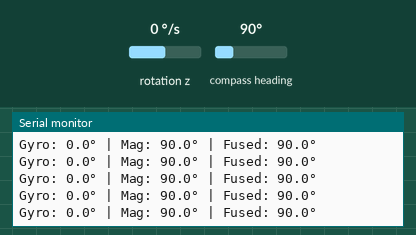
This sketch was run on a simulated Arduino Uno, built with avr-gcc and run on an emulated ATmega328P. Parts: the last lines printed to the serial monitor. Wiring (inferred from the names in the program): HMC5883L compass at I2C address 0x1E; MPU-6050 motion sensor at I2C address 0x68. Inputs (shaded band) come from the test bench; at power-on: rotation z 0 °/s, compass heading 90°.

Above: at 2.4 s.
2.5 s: rotation z set to -192 °/s
At 2.77 s:
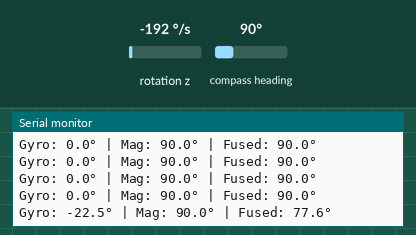
4.0 s: compass heading set to 7°
At 4.18 s:
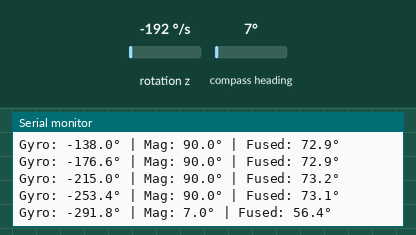
5.5 s: rotation z set to -100 °/s
At 5.58 s:
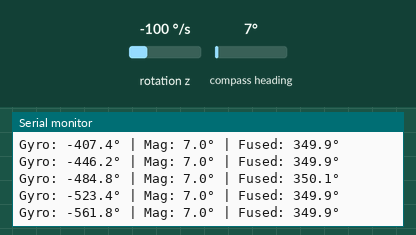
Timing chart, 0 to 8.5 s (numbered marks = the images above; inputs shaded):
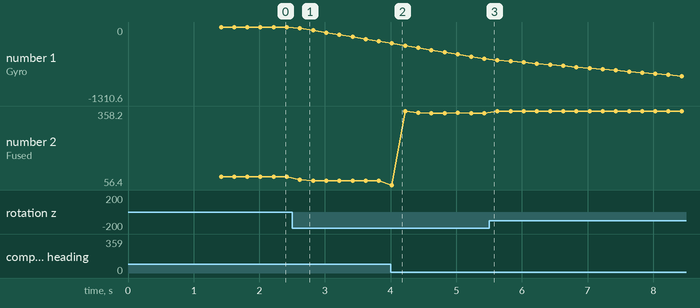

Measured:
- after the input at 2.5 s, the serial monitor: prints a new line after 0.12 s (image 1)
- after the input at 4.0 s, the serial monitor: prints a new line at once (image 2)
- plotted number 1: 0 → -253.4 after the input at 2.5 s, -253.4 → -561.8 after the input at 4.0 s, -561.8 → -1310.6 after the input at 5.5 s
- plotted number 2: 90 → 73.1 after the input at 2.5 s, 73.1 → 349.9 after the input at 4.0 s, 349.9 → 358.1 after the input at 5.5 s

The sketch:

phase6_yaw_fusion.ino
```cpp
/*
 * Phase 6 — HMC5883L Magnetometer + Yaw Fusion
 *
 * Fuses gyroscope yaw (short-term) with magnetometer heading (long-term)
 * using a complementary filter.
 *
 * Connections (shared I2C bus):
 * - MPU-6050 SDA/SCL → A4/A5 | AD0 → GND (addr 0x68)
 * - HMC5883L SDA/SCL → A4/A5 (addr 0x1E)
 */

#include <Wire.h>

// ============================================================================
// I2C ADDRESSES & REGISTERS
// ============================================================================
const uint8_t MPU_ADDR     = 0x68;
const uint8_t HMC_ADDR     = 0x1E;

// MPU
const uint8_t MPU_PWR      = 0x6B;
const uint8_t GYRO_ZOUT_H  = 0x47;

// HMC5883L
const uint8_t HMC_CONFIG_A = 0x00;
const uint8_t HMC_MODE     = 0x02;
const uint8_t HMC_XOUT_H   = 0x03;

// ============================================================================
// COMPLEMENTARY FILTER COEFFICIENT
// ============================================================================
// Higher alpha = trust gyro more (less magnetic noise, more drift)
// Lower alpha  = trust magnetometer more (less drift, more noise)
const float ALPHA = 0.98;

// ============================================================================
// SCALE
// ============================================================================
const float GYRO_SCALE = 131.0;  // LSB/(°/s) at ±250°/s

// ============================================================================
// MAGNETOMETER CALIBRATION (measure and adjust these)
// ============================================================================
float magOffsetX = 0;
float magOffsetY = 0;

// ============================================================================
// STATE
// ============================================================================
float gzOffset  = 0;   // gyro Z zero-rate bias (calibrated in setup)
float yawFused  = 0;
float yawGyro   = 0;

unsigned long lastUpdateTime = 0;
unsigned long lastReportTime = 0;
const unsigned long REPORT_INTERVAL = 200;

// ============================================================================
// MPU — read gyro Z only
// ============================================================================
float readGyroZ() {
  Wire.beginTransmission(MPU_ADDR);
  Wire.write(GYRO_ZOUT_H);
  Wire.endTransmission(false);
  Wire.requestFrom(MPU_ADDR, (uint8_t)2);
  int16_t raw = Wire.read() << 8 | Wire.read();
  return raw / GYRO_SCALE - gzOffset;
}

// ============================================================================
// GYRO Z CALIBRATION — measures zero-rate bias while robot is still
// ============================================================================
void calibrateGyroZ() {
  Serial.println(F("Calibrating gyro Z — keep robot still..."));
  const int SAMPLES = 200;
  float sum = 0;
  unsigned long t = millis();
  for (int i = 0; i < SAMPLES; i++) {
    Wire.beginTransmission(MPU_ADDR);
    Wire.write(GYRO_ZOUT_H);
    Wire.endTransmission(false);
    Wire.requestFrom(MPU_ADDR, (uint8_t)2);
    int16_t raw = Wire.read() << 8 | Wire.read();
    sum += raw / GYRO_SCALE;
    while (millis() - t < 5) { ; }  // 5ms between samples (~1s total)
    t = millis();
  }
  gzOffset = sum / SAMPLES;
  Serial.print(F("Gyro Z offset: "));
  Serial.print(gzOffset, 3);
  Serial.println(F(" deg/s"));
}

// ============================================================================
// HMC5883L — read heading
// ============================================================================
float readMagHeading() {
  Wire.beginTransmission(HMC_ADDR);
  Wire.write(HMC_XOUT_H);
  Wire.endTransmission(false);
  Wire.requestFrom(HMC_ADDR, (uint8_t)6);

  int16_t mx = Wire.read() << 8 | Wire.read();
  int16_t mz = Wire.read() << 8 | Wire.read();  // Z comes before Y in HMC5883L
  int16_t my = Wire.read() << 8 | Wire.read();

  float fx = mx - magOffsetX;
  float fy = my - magOffsetY;

  float heading = atan2(fy, fx) * 180.0 / PI;
  if (heading < 0) heading += 360.0;
  return heading;
}

// ============================================================================
// SETUP SENSORS
// ============================================================================
void initMPU() {
  Wire.beginTransmission(MPU_ADDR);
  Wire.write(0x6B); Wire.write(0x00);  // wake up
  Wire.endTransmission();
}

void initHMC() {
  Wire.beginTransmission(HMC_ADDR);
  Wire.write(HMC_CONFIG_A); Wire.write(0x70);  // 8 samples avg, 15Hz
  Wire.endTransmission();

  Wire.beginTransmission(HMC_ADDR);
  Wire.write(0x01); Wire.write(0x20);  // gain = ±1.3Ga
  Wire.endTransmission();

  Wire.beginTransmission(HMC_ADDR);
  Wire.write(HMC_MODE); Wire.write(0x00);  // continuous mode
  Wire.endTransmission();
}

// ============================================================================
// SETUP
// ============================================================================
void setup() {
  Serial.begin(115200);
  while (!Serial) { ; }

  Serial.println(F("\n====================================="));
  Serial.println(F("Phase 6 — Yaw Fusion"));
  Serial.println(F("=====================================\n"));

  Wire.begin();
  initMPU();
  unsigned long t = millis(); while (millis() - t < 100) { ; }
  initHMC();
  t = millis(); while (millis() - t < 100) { ; }

  // Verify both devices
  Wire.beginTransmission(MPU_ADDR);
  if (Wire.endTransmission() != 0) {
    Serial.println(F("ERROR: MPU-6050 not found!")); while(true) { ; }
  }
  Wire.beginTransmission(HMC_ADDR);
  if (Wire.endTransmission() != 0) {
    Serial.println(F("ERROR: HMC5883L not found!")); while(true) { ; }
  }

  Serial.println(F("Both sensors found."));
  calibrateGyroZ();

  Serial.println(F("NOTE: Set magOffsetX/Y after calibration for accurate heading."));
  Serial.println(F("Format: Gyro yaw | Mag heading | Fused yaw"));
  Serial.println();

  yawFused = readMagHeading();
  lastUpdateTime = millis();
  lastReportTime = millis();
}

// ============================================================================
// LOOP
// ============================================================================
void loop() {
  unsigned long now = millis();
  float dt = (now - lastUpdateTime) / 1000.0;
  lastUpdateTime = now;

  float gz      = readGyroZ();
  float magHead = readMagHeading();

  // Gyro integration
  yawGyro += gz * dt;

  // Complementary filter — correct via shortest arc to avoid wrap-around jumps
  // (e.g. yawFused=350°, magHead=5°: raw blend gives ~177°; arc gives ~0°)
  float gyroEst  = yawFused + gz * dt;
  float magDelta = magHead - gyroEst;
  if (magDelta >  180) magDelta -= 360;
  if (magDelta < -180) magDelta += 360;
  yawFused = gyroEst + (1.0 - ALPHA) * magDelta;
  if (yawFused <   0) yawFused += 360.0;
  if (yawFused > 360) yawFused -= 360.0;

  if (now - lastReportTime >= REPORT_INTERVAL) {
    lastReportTime = now;
    Serial.print(F("Gyro: "));
    Serial.print(yawGyro, 1);
    Serial.print(F("° | Mag: "));
    Serial.print(magHead, 1);
    Serial.print(F("° | Fused: "));
    Serial.print(yawFused, 1);
    Serial.println(F("°"));
  }
}
```
